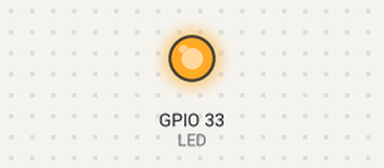
This sketch was run on a simulated ESP32. Shown: output pins drawn as LEDs (lit = HIGH). Storage starts empty; EEPROM starts erased; the camera gives no picture; what the sketch prints to the serial monitor is not drawn.

Above: at 2.3 s.
At 7.3 s:
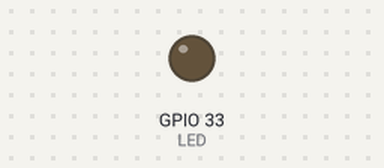
Timing chart, 0 to 14.9 s (numbered marks = the images above):
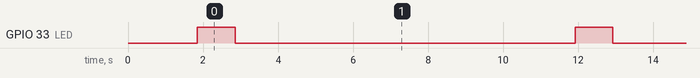

Measured:
- by itself, GPIO 33 (LED): alternates HIGH for 1.0 s and LOW for 9.1 s

The sketch:

sd-camera01.ino
```cpp
#include "board_config.h" //Header to set the Esp-Cam model
#include <esp_camera.h>
#include <FS.h>
#include <SD_MMC.h>
//#include <LittleFS.h>
#include <Preferences.h>

#define LED 33 //On board LED (not the flash)
#define TOUCH_PIN 12

Preferences prf; //Preferences object to save the pic's number
bool touched = false;
bool previousTouched = false;

void configCamera() {
  camera_config_t config; //Config object
  config.ledc_channel = LEDC_CHANNEL_0;
  config.ledc_timer = LEDC_TIMER_0;
  config.pin_d0 = Y2_GPIO_NUM;
  config.pin_d1 = Y3_GPIO_NUM;
  config.pin_d2 = Y4_GPIO_NUM;
  config.pin_d3 = Y5_GPIO_NUM;
  config.pin_d4 = Y6_GPIO_NUM;
  config.pin_d5 = Y7_GPIO_NUM;
  config.pin_d6 = Y8_GPIO_NUM;
  config.pin_d7 = Y9_GPIO_NUM;
  config.pin_xclk = XCLK_GPIO_NUM;
  config.pin_pclk = PCLK_GPIO_NUM;
  config.pin_vsync = VSYNC_GPIO_NUM;
  config.pin_href = HREF_GPIO_NUM;
  config.pin_sccb_sda = SIOD_GPIO_NUM;
  config.pin_sccb_scl = SIOC_GPIO_NUM;
  config.pin_pwdn = PWDN_GPIO_NUM;
  config.pin_reset = RESET_GPIO_NUM;
  config.xclk_freq_hz = 20000000;
  config.frame_size = FRAMESIZE_UXGA;
  config.pixel_format = PIXFORMAT_JPEG;  // for streaming
  //config.pixel_format = PIXFORMAT_RGB565; // for face detection/recognition
  config.grab_mode = CAMERA_GRAB_WHEN_EMPTY;
  config.fb_location = CAMERA_FB_IN_PSRAM;
  config.jpeg_quality = 12;
  config.fb_count = 1;

  // if PSRAM IC present, init with UXGA resolution and higher JPEG quality
  //                      for larger pre-allocated frame buffer.
  if (config.pixel_format == PIXFORMAT_JPEG) {
    if (psramFound()) {
      config.jpeg_quality = 10;
      config.fb_count = 2;
      config.grab_mode = CAMERA_GRAB_LATEST;
    } else {
      // Limit the frame size when PSRAM is not available
      config.frame_size = FRAMESIZE_SVGA;
      config.fb_location = CAMERA_FB_IN_DRAM;
    }
  } else {
    // Best option for face detection/recognition
    config.frame_size = FRAMESIZE_240X240;
#if CONFIG_IDF_TARGET_ESP32S3
    config.fb_count = 2;
#endif
  }

  // camera init
  esp_err_t err = esp_camera_init(&config);
  if (err != ESP_OK) {
    Serial.printf("Camera init failed with error 0x%x", err);
    return;
  }

  sensor_t* s = esp_camera_sensor_get();
  s->set_brightness(s, 0);
  s->set_contrast(s, 0);
  s->set_saturation(s, 0);
  s->set_special_effect(s, 0);
  s->set_whitebal(s, 1);
  s->set_awb_gain(s, 1);
  s->set_wb_mode(s, 0);
  s->set_exposure_ctrl(s, 1);
  s->set_aec2(s, 0);
  s->set_ae_level(s, 0);
  s->set_aec_value(s, 300);
  s->set_gain_ctrl(s, 1);
  s->set_agc_gain(s, 0);
  s->set_gainceiling(s, (gainceiling_t)0);
  s->set_bpc(s, 0);
  s->set_wpc(s, 1);
  s->set_raw_gma(s, 1);
  s->set_lenc(s, 1);
  s->set_hmirror(s, 0);
  s->set_vflip(s, 0);
  s->set_dcw(s, 1);
  s->set_colorbar(s, 0);

  // initial sensors are flipped vertically and colors are a bit saturated
  if (s->id.PID == OV3660_PID) {
    s->set_vflip(s, 1);        // flip it back
    s->set_brightness(s, 1);   // up the brightness just a bit
    s->set_saturation(s, -2);  // lower the saturation
  }
  // drop down frame size for higher initial frame rate
  if (config.pixel_format == PIXFORMAT_JPEG) {
    s->set_framesize(s, FRAMESIZE_QVGA);
  }

#if defined(CAMERA_MODEL_M5STACK_WIDE) || defined(CAMERA_MODEL_M5STACK_ESP32CAM)
  s->set_vflip(s, 1);
  s->set_hmirror(s, 1);
#endif

#if defined(CAMERA_MODEL_ESP32S3_EYE)
  s->set_vflip(s, 1);
#endif
}


void takePicture() {
  camera_fb_t* fb = esp_camera_fb_get(); //Take photo

  uint32_t cnt = prf.getUInt("count", 0);
  String path = "/pic" + String(cnt) + ".jpg";

  //Save photo
  File file = SD_MMC.open(path.c_str(), FILE_WRITE);
  if(!file) {
    Serial.println("Error while saving photo");
    return;
  }
  file.write(fb->buf, fb->len);
  file.close();
  Serial.println("Photo saved at "+path);

  prf.putUInt("count", cnt+1); //Increase and save value
  esp_camera_fb_return(fb);
}


void setup() {
  Serial.begin(115200);
  delay(500);

  pinMode(LED, OUTPUT);

  prf.begin("pic-counter01", false);

  if(!SD_MMC.begin()) { //SD initialization
    Serial.println("SD mount failed.");
    return;
  }

  configCamera();
  for(uint16_t i=0; i<16; i++) { //Take some photos to stabilize the image
    camera_fb_t* fb= esp_camera_fb_get();
    esp_camera_fb_return(fb);
  }
  Serial.println("Camera Started!");
}

void loop() {
  // touched= (touchRead(TOUCH_PIN) < 20);
  // if(touched != previousTouched) { //Detect change in touched state
    // if(touched) { //OnTouched pin
      // digitalWrite(LED, 1); //Turn on led
      // previousTouched = true;
      // takePicture();
    // } else { //OnUntouched pin
      // digitalWrite(LED, 0); //Turn off led
      // previousTouched = false;
    // }
  // }

  takePicture();
  digitalWrite(LED, 1);
  delay(1000); //Led on for 1 second
  digitalWrite(LED, 0);
  delay(9000); //Take picture every 10 s (including the led-on time)
}
```

board_config.h
```cpp
#ifndef BOARD_CONFIG_H
#define BOARD_CONFIG_H

//
// WARNING!!! PSRAM IC required for UXGA resolution and high JPEG quality
//            Ensure ESP32 Wrover Module or other board with PSRAM is selected
//            Partial images will be transmitted if image exceeds buffer size
//
//            You must select partition scheme from the board menu that has at least 3MB APP space.

// ===================
// Select camera model
// ===================
//#define CAMERA_MODEL_WROVER_KIT // Has PSRAM
//#define CAMERA_MODEL_ESP_EYE  // Has PSRAM
//#define CAMERA_MODEL_ESP32S3_EYE // Has PSRAM
//#define CAMERA_MODEL_M5STACK_PSRAM // Has PSRAM
//#define CAMERA_MODEL_M5STACK_V2_PSRAM // M5Camera version B Has PSRAM
//#define CAMERA_MODEL_M5STACK_WIDE // Has PSRAM
//#define CAMERA_MODEL_M5STACK_ESP32CAM // No PSRAM
//#define CAMERA_MODEL_M5STACK_UNITCAM // No PSRAM
//#define CAMERA_MODEL_M5STACK_CAMS3_UNIT  // Has PSRAM
#define CAMERA_MODEL_AI_THINKER // Has PSRAM
//#define CAMERA_MODEL_TTGO_T_JOURNAL // No PSRAM
//#define CAMERA_MODEL_XIAO_ESP32S3 // Has PSRAM
// ** Espressif Internal Boards **
//#define CAMERA_MODEL_ESP32_CAM_BOARD
//#define CAMERA_MODEL_ESP32S2_CAM_BOARD
//#define CAMERA_MODEL_ESP32S3_CAM_LCD
//#define CAMERA_MODEL_DFRobot_FireBeetle2_ESP32S3 // Has PSRAM
//#define CAMERA_MODEL_DFRobot_Romeo_ESP32S3 // Has PSRAM
#include "camera_pins.h"

#endif  // BOARD_CONFIG_H
```

camera_pins.h
```cpp
#if defined(CAMERA_MODEL_WROVER_KIT)
#define PWDN_GPIO_NUM  -1
#define RESET_GPIO_NUM -1
#define XCLK_GPIO_NUM  21
#define SIOD_GPIO_NUM  26
#define SIOC_GPIO_NUM  27

#define Y9_GPIO_NUM    35
#define Y8_GPIO_NUM    34
#define Y7_GPIO_NUM    39
#define Y6_GPIO_NUM    36
#define Y5_GPIO_NUM    19
#define Y4_GPIO_NUM    18
#define Y3_GPIO_NUM    5
#define Y2_GPIO_NUM    4
#define VSYNC_GPIO_NUM 25
#define HREF_GPIO_NUM  23
#define PCLK_GPIO_NUM  22

#elif defined(CAMERA_MODEL_ESP_EYE)
#define PWDN_GPIO_NUM  -1
#define RESET_GPIO_NUM -1
#define XCLK_GPIO_NUM  4
#define SIOD_GPIO_NUM  18
#define SIOC_GPIO_NUM  23

#define Y9_GPIO_NUM    36
#define Y8_GPIO_NUM    37
#define Y7_GPIO_NUM    38
#define Y6_GPIO_NUM    39
#define Y5_GPIO_NUM    35
#define Y4_GPIO_NUM    14
#define Y3_GPIO_NUM    13
#define Y2_GPIO_NUM    34
#define VSYNC_GPIO_NUM 5
#define HREF_GPIO_NUM  27
#define PCLK_GPIO_NUM  25

#define LED_GPIO_NUM 22

#elif defined(CAMERA_MODEL_M5STACK_PSRAM)
#define PWDN_GPIO_NUM  -1
#define RESET_GPIO_NUM 15
#define XCLK_GPIO_NUM  27
#define SIOD_GPIO_NUM  25
#define SIOC_GPIO_NUM  23

#define Y9_GPIO_NUM    19
#define Y8_GPIO_NUM    36
#define Y7_GPIO_NUM    18
#define Y6_GPIO_NUM    39
#define Y5_GPIO_NUM    5
#define Y4_GPIO_NUM    34
#define Y3_GPIO_NUM    35
#define Y2_GPIO_NUM    32
#define VSYNC_GPIO_NUM 22
#define HREF_GPIO_NUM  26
#define PCLK_GPIO_NUM  21

#elif defined(CAMERA_MODEL_M5STACK_V2_PSRAM)
#define PWDN_GPIO_NUM  -1
#define RESET_GPIO_NUM 15
#define XCLK_GPIO_NUM  27
#define SIOD_GPIO_NUM  22
#define SIOC_GPIO_NUM  23

#define Y9_GPIO_NUM    19
#define Y8_GPIO_NUM    36
#define Y7_GPIO_NUM    18
#define Y6_GPIO_NUM    39
#define Y5_GPIO_NUM    5
#define Y4_GPIO_NUM    34
#define Y3_GPIO_NUM    35
#define Y2_GPIO_NUM    32
#define VSYNC_GPIO_NUM 25
#define HREF_GPIO_NUM  26
#define PCLK_GPIO_NUM  21

#elif defined(CAMERA_MODEL_M5STACK_WIDE)
#define PWDN_GPIO_NUM  -1
#define RESET_GPIO_NUM 15
#define XCLK_GPIO_NUM  27
#define SIOD_GPIO_NUM  22
#define SIOC_GPIO_NUM  23

#define Y9_GPIO_NUM    19
#define Y8_GPIO_NUM    36
#define Y7_GPIO_NUM    18
#define Y6_GPIO_NUM    39
#define Y5_GPIO_NUM    5
#define Y4_GPIO_NUM    34
#define Y3_GPIO_NUM    35
#define Y2_GPIO_NUM    32
#define VSYNC_GPIO_NUM 25
#define HREF_GPIO_NUM  26
#define PCLK_GPIO_NUM  21

#define LED_GPIO_NUM 2

#elif defined(CAMERA_MODEL_M5STACK_ESP32CAM)
#define PWDN_GPIO_NUM  -1
#define RESET_GPIO_NUM 15
#define XCLK_GPIO_NUM  27
#define SIOD_GPIO_NUM  25
#define SIOC_GPIO_NUM  23

#define Y9_GPIO_NUM    19
#define Y8_GPIO_NUM    36
#define Y7_GPIO_NUM    18
#define Y6_GPIO_NUM    39
#define Y5_GPIO_NUM    5
#define Y4_GPIO_NUM    34
#define Y3_GPIO_NUM    35
#define Y2_GPIO_NUM    17
#define VSYNC_GPIO_NUM 22
#define HREF_GPIO_NUM  26
#define PCLK_GPIO_NUM  21

#elif defined(CAMERA_MODEL_M5STACK_UNITCAM)
#define PWDN_GPIO_NUM  -1
#define RESET_GPIO_NUM 15
#define XCLK_GPIO_NUM  27
#define SIOD_GPIO_NUM  25
#define SIOC_GPIO_NUM  23

#define Y9_GPIO_NUM    19
#define Y8_GPIO_NUM    36
#define Y7_GPIO_NUM    18
#define Y6_GPIO_NUM    39
#define Y5_GPIO_NUM    5
#define Y4_GPIO_NUM    34
#define Y3_GPIO_NUM    35
#define Y2_GPIO_NUM    32
#define VSYNC_GPIO_NUM 22
#define HREF_GPIO_NUM  26
#define PCLK_GPIO_NUM  21

#elif defined(CAMERA_MODEL_M5STACK_CAMS3_UNIT)
#define PWDN_GPIO_NUM  -1
#define RESET_GPIO_NUM 21
#define XCLK_GPIO_NUM  11
#define SIOD_GPIO_NUM  17
#define SIOC_GPIO_NUM  41

#define Y9_GPIO_NUM    13
#define Y8_GPIO_NUM    4
#define Y7_GPIO_NUM    10
#define Y6_GPIO_NUM    5
#define Y5_GPIO_NUM    7
#define Y4_GPIO_NUM    16
#define Y3_GPIO_NUM    15
#define Y2_GPIO_NUM    6
#define VSYNC_GPIO_NUM 42
#define HREF_GPIO_NUM  18
#define PCLK_GPIO_NUM  12

#define LED_GPIO_NUM 14

#elif defined(CAMERA_MODEL_AI_THINKER)
#define PWDN_GPIO_NUM  32
#define RESET_GPIO_NUM -1
#define XCLK_GPIO_NUM  0
#define SIOD_GPIO_NUM  26
#define SIOC_GPIO_NUM  27

#define Y9_GPIO_NUM    35
#define Y8_GPIO_NUM    34
#define Y7_GPIO_NUM    39
#define Y6_GPIO_NUM    36
#define Y5_GPIO_NUM    21
#define Y4_GPIO_NUM    19
#define Y3_GPIO_NUM    18
#define Y2_GPIO_NUM    5
#define VSYNC_GPIO_NUM 25
#define HREF_GPIO_NUM  23
#define PCLK_GPIO_NUM  22

// 4 for flash led or 33 for normal led
#define LED_GPIO_NUM   4

#elif defined(CAMERA_MODEL_TTGO_T_JOURNAL)
#define PWDN_GPIO_NUM  0
#define RESET_GPIO_NUM 15
#define XCLK_GPIO_NUM  27
#define SIOD_GPIO_NUM  25
#define SIOC_GPIO_NUM  23

#define Y9_GPIO_NUM    19
#define Y8_GPIO_NUM    36
#define Y7_GPIO_NUM    18
#define Y6_GPIO_NUM    39
#define Y5_GPIO_NUM    5
#define Y4_GPIO_NUM    34
#define Y3_GPIO_NUM    35
#define Y2_GPIO_NUM    17
#define VSYNC_GPIO_NUM 22
#define HREF_GPIO_NUM  26
#define PCLK_GPIO_NUM  21

#elif defined(CAMERA_MODEL_XIAO_ESP32S3)
#define PWDN_GPIO_NUM  -1
#define RESET_GPIO_NUM -1
#define XCLK_GPIO_NUM  10
#define SIOD_GPIO_NUM  40
#define SIOC_GPIO_NUM  39

#define Y9_GPIO_NUM    48
#define Y8_GPIO_NUM    11
#define Y7_GPIO_NUM    12
#define Y6_GPIO_NUM    14
#define Y5_GPIO_NUM    16
#define Y4_GPIO_NUM    18
#define Y3_GPIO_NUM    17
#define Y2_GPIO_NUM    15
#define VSYNC_GPIO_NUM 38
#define HREF_GPIO_NUM  47
#define PCLK_GPIO_NUM  13

#elif defined(CAMERA_MODEL_ESP32_CAM_BOARD)
// The 18 pin header on the board has Y5 and Y3 swapped
#define USE_BOARD_HEADER 0
#define PWDN_GPIO_NUM    32
#define RESET_GPIO_NUM   33
#define XCLK_GPIO_NUM    4
#define SIOD_GPIO_NUM    18
#define SIOC_GPIO_NUM    23

#define Y9_GPIO_NUM 36
#define Y8_GPIO_NUM 19
#define Y7_GPIO_NUM 21
#define Y6_GPIO_NUM 39
#if USE_BOARD_HEADER
#define Y5_GPIO_NUM 13
#else
#define Y5_GPIO_NUM 35
#endif
#define Y4_GPIO_NUM 14
#if USE_BOARD_HEADER
#define Y3_GPIO_NUM 35
#else
#define Y3_GPIO_NUM 13
#endif
#define Y2_GPIO_NUM    34
#define VSYNC_GPIO_NUM 5
#define HREF_GPIO_NUM  27
#define PCLK_GPIO_NUM  25

#elif defined(CAMERA_MODEL_ESP32S3_CAM_LCD)
#define PWDN_GPIO_NUM  -1
#define RESET_GPIO_NUM -1
#define XCLK_GPIO_NUM  40
#define SIOD_GPIO_NUM  17
#define SIOC_GPIO_NUM  18

#define Y9_GPIO_NUM    39
#define Y8_GPIO_NUM    41
#define Y7_GPIO_NUM    42
#define Y6_GPIO_NUM    12
#define Y5_GPIO_NUM    3
#define Y4_GPIO_NUM    14
#define Y3_GPIO_NUM    47
#define Y2_GPIO_NUM    13
#define VSYNC_GPIO_NUM 21
#define HREF_GPIO_NUM  38
#define PCLK_GPIO_NUM  11

#elif defined(CAMERA_MODEL_ESP32S2_CAM_BOARD)
// The 18 pin header on the board has Y5 and Y3 swapped
#define USE_BOARD_HEADER 0
#define PWDN_GPIO_NUM    1
#define RESET_GPIO_NUM   2
#define XCLK_GPIO_NUM    42
#define SIOD_GPIO_NUM    41
#define SIOC_GPIO_NUM    18

#define Y9_GPIO_NUM 16
#define Y8_GPIO_NUM 39
#define Y7_GPIO_NUM 40
#define Y6_GPIO_NUM 15
#if USE_BOARD_HEADER
#define Y5_GPIO_NUM 12
#else
#define Y5_GPIO_NUM 13
#endif
#define Y4_GPIO_NUM 5
#if USE_BOARD_HEADER
#define Y3_GPIO_NUM 13
#else
#define Y3_GPIO_NUM 12
#endif
#define Y2_GPIO_NUM    14
#define VSYNC_GPIO_NUM 38
#define HREF_GPIO_NUM  4
#define PCLK_GPIO_NUM  3

#elif defined(CAMERA_MODEL_ESP32S3_EYE)
#define PWDN_GPIO_NUM  -1
#define RESET_GPIO_NUM -1
#define XCLK_GPIO_NUM  15
#define SIOD_GPIO_NUM  4
#define SIOC_GPIO_NUM  5

#define Y2_GPIO_NUM 11
#define Y3_GPIO_NUM 9
#define Y4_GPIO_NUM 8
#define Y5_GPIO_NUM 10
#define Y6_GPIO_NUM 12
#define Y7_GPIO_NUM 18
#define Y8_GPIO_NUM 17
#define Y9_GPIO_NUM 16

#define VSYNC_GPIO_NUM 6
#define HREF_GPIO_NUM  7
#define PCLK_GPIO_NUM  13

#elif defined(CAMERA_MODEL_DFRobot_FireBeetle2_ESP32S3) || defined(CAMERA_MODEL_DFRobot_Romeo_ESP32S3)
#define PWDN_GPIO_NUM  -1
#define RESET_GPIO_NUM -1
#define XCLK_GPIO_NUM  45
#define SIOD_GPIO_NUM  1
#define SIOC_GPIO_NUM  2

#define Y9_GPIO_NUM    48
#define Y8_GPIO_NUM    46
#define Y7_GPIO_NUM    8
#define Y6_GPIO_NUM    7
#define Y5_GPIO_NUM    4
#define Y4_GPIO_NUM    41
#define Y3_GPIO_NUM    40
#define Y2_GPIO_NUM    39
#define VSYNC_GPIO_NUM 6
#define HREF_GPIO_NUM  42
#define PCLK_GPIO_NUM  5

#else
#error "Camera model not selected"
#endif
```
